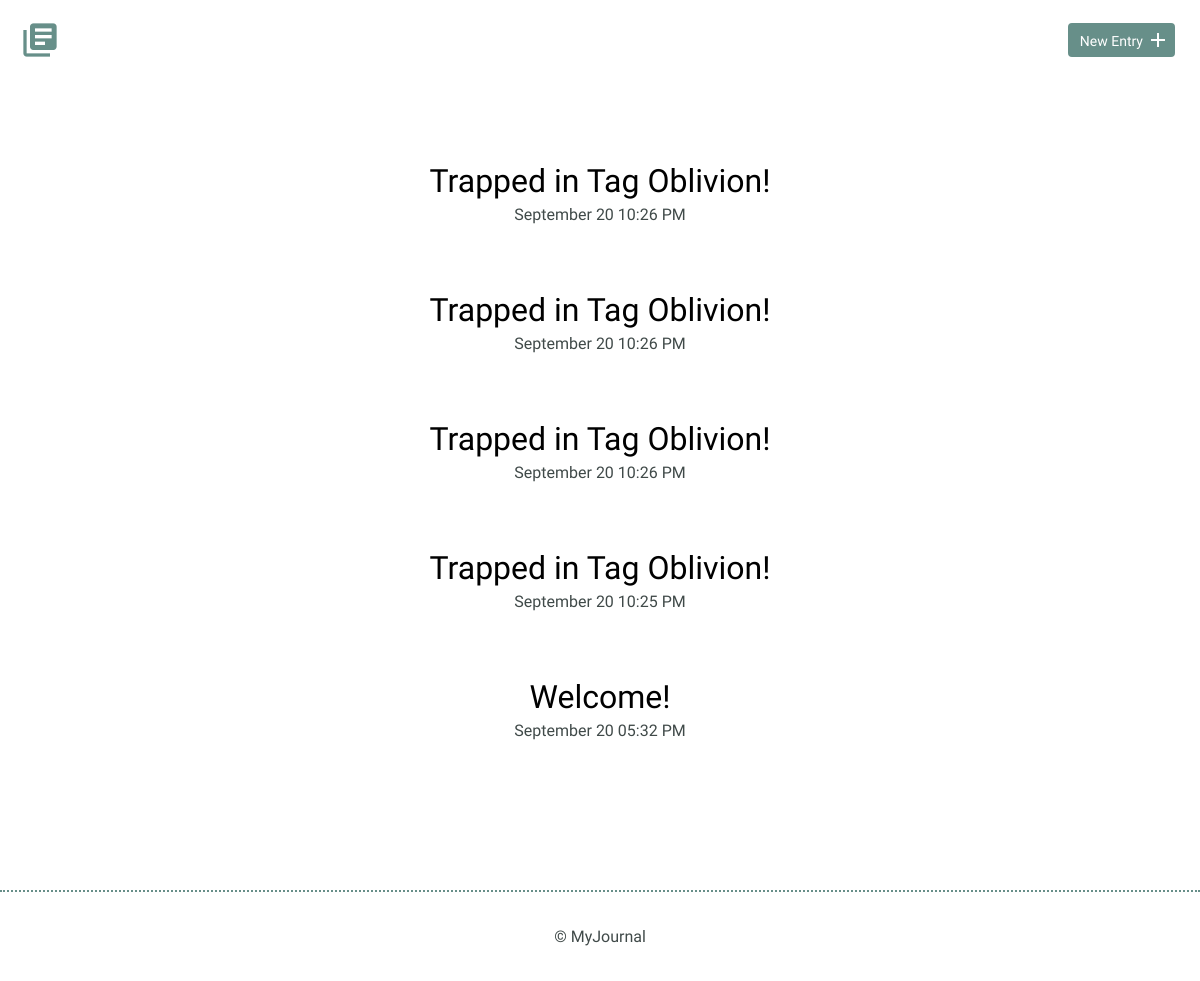
/entries, run on an earlier commit of the app's database.
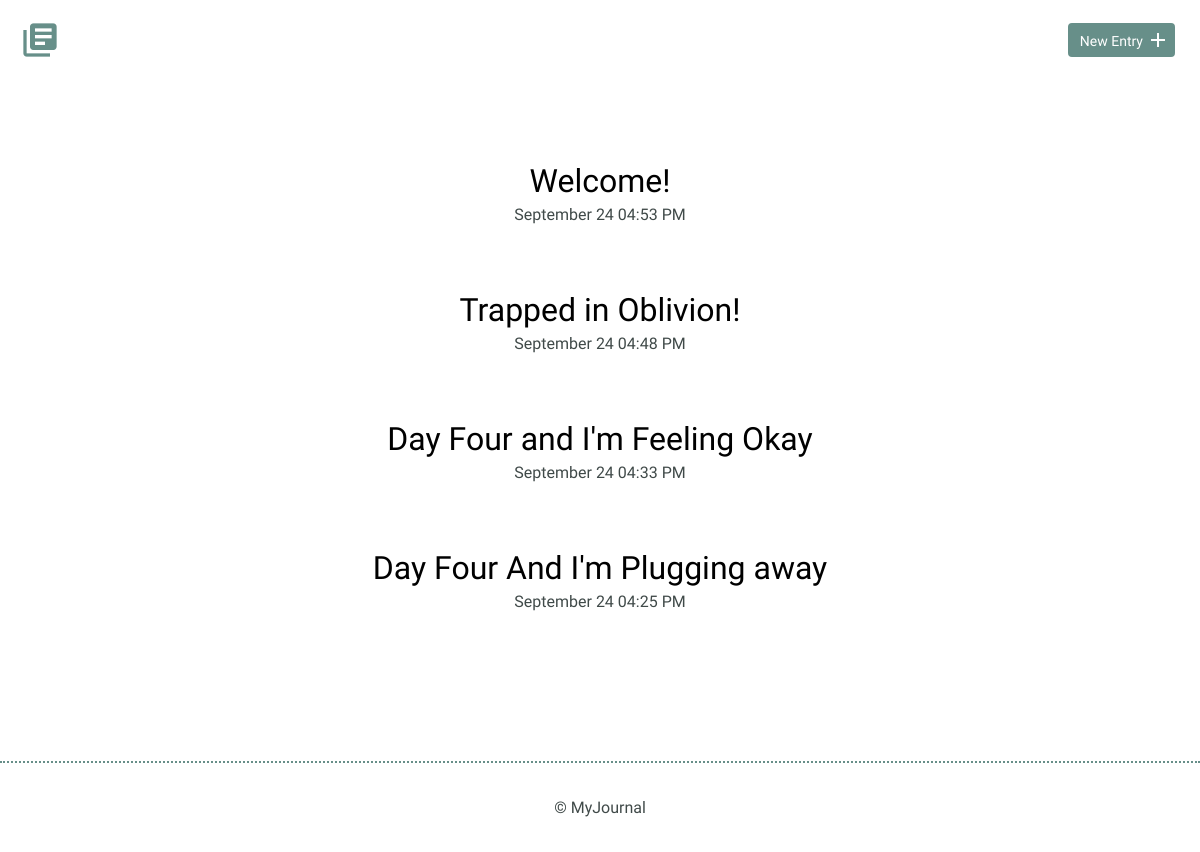
And on a later commit of the database.
### models.py (models this page shows)
class BaseModel(Model):
    class Meta:
        database = DATABASE

class Entry(BaseModel):
    title = CharField(max_length=100)
    date = DateTimeField(default=datetime.datetime.now)
    time_spent = IntegerField(default=0)
    learned = TextField(null=False)
    remember = TextField(default=" ")

### app.py (the view)
@app.route("/")
@app.route("/entries")
def index():
    journal = models.Entry.select().order_by(models.Entry.date.desc())
    return render_template('index.html', journal=journal)

### templates/index.html
{% extends "layout.html" %}
{% block content %}
<section>
    <div class="container">
        <div class="entry-list">
                {% for entry in journal %}
                <article>
                    <h2><a href="{{ url_for('detail', id=entry.id) }}">{{ entry.title }}</a></h2>
                    <time datetime="{{ entry.date }}"">{{ entry.date.strftime('%B %d %I:%M %p') }}</time>
                </article>
                {% endfor %}
        </div>
    </div>
</section>
{% endblock %}

### templates/layout.html (shortened to what this page needs)
<!DOCTYPE html>
<html>
    <head>
        <link rel="stylesheet" href="../../static/css/normalize.css">
        <link rel="stylesheet" href="../../static/css/site.css">
    </head>
    <body>
        <header>
            <div class="container">
                <div class="site-header">
                    <a class="logo" href="{{ url_for('index') }}"><i class="material-icons">library_books</i></a>
                    <a class="button icon-right" href="{{ url_for('create') }}"><span>New Entry</span> <i class="material-icons">add</i></a>
                </div>
            </div>
        </header>
        {% block content %}{% endblock %}
        <footer>
            <div>
                &copy; MyJournal
            </div>
        </footer>
    </body>
</html>

### static/css/site.css (style rules this page uses)
body { font-size: 16px; color: #404a49; font-family: 'Cousine', serif; font-weight: 400; }
.container { margin: 0 auto; padding: 0 25px; }
header .site-header { margin: 0 auto; height: 95px; }
header .logo i { color: #678f89; margin: 20px 0 0 -5px; float: left; font-size: 40px; }
header .button { float: right; margin: 33px 0 0 0; }
footer { text-align: center; padding: 35px 0; border-top: 2px dotted #678f89; }
.button { padding: 8px 10px 6px 10px; background: #678f89; border: 2px solid #678f89; border-radius: 4px; text-decoration: none; color: #FFF; position: relative; text-align: center; font-size: 14px; }
.button.icon-right { padding-right: 30px; top: -10px; }
.button.icon-right i { position: absolute; top: 3px; right: 3px; }
h1, h2, h3 { margin: 0; font-weight: 400; line-height: 1em; color: #000; }
h2 { font-size: 32px; }
h2 a { text-decoration: none; color: #000; }
.entry-list, .edit-entry, .new-entry { max-width: 800px; margin: 0 auto; padding: 70px 0 150px 0; }
.entry-list article { margin-bottom: 70px; text-align: center; }
.entry-list article:last-child { margin-bottom: 0; }
.entry-list article h2 { margin-bottom: 8px; }

What changed in the data, as far as the page shows it:
removed Entry: title "Trapped in Tag Oblivion!", date "September 20 10:26 PM"
removed Entry: title "Trapped in Tag Oblivion!", date "September 20 10:26 PM"
removed Entry: title "Trapped in Tag Oblivion!", date "September 20 10:26 PM"
changed Entry "Welcome!": date "September 20 05:32 PM" → "September 24 04:53 PM"; moves up the list
changed Entry: title "Trapped in Tag Oblivion!" → "Trapped in Oblivion!"; date "September 20 10:25 PM" → "September 24 04:48 PM"
added Entry: title "Day Four and I'm Feeling Okay", date "September 24 04:33 PM"
added Entry: title "Day Four And I'm Plugging away", date "September 24 04:25 PM"
